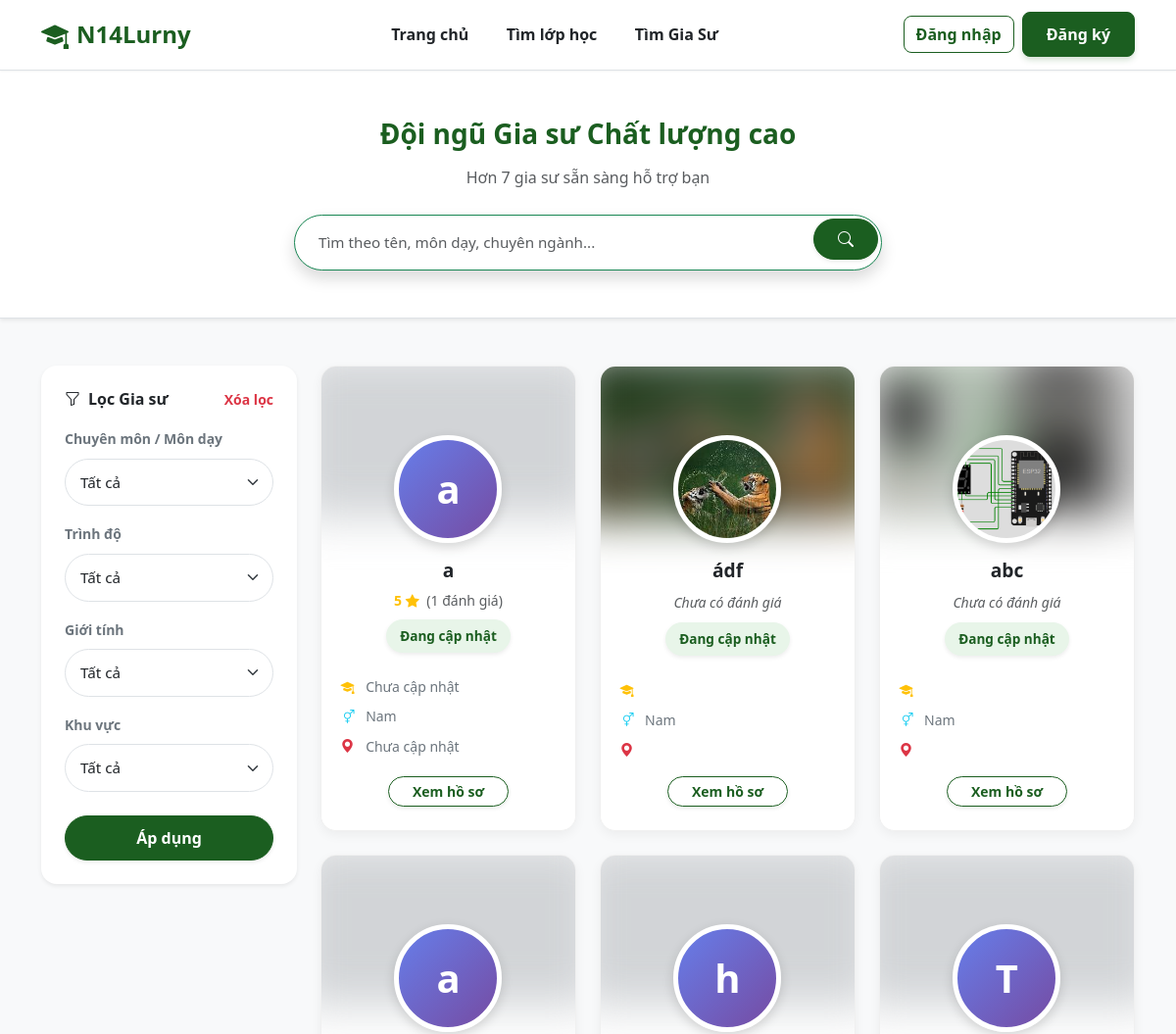
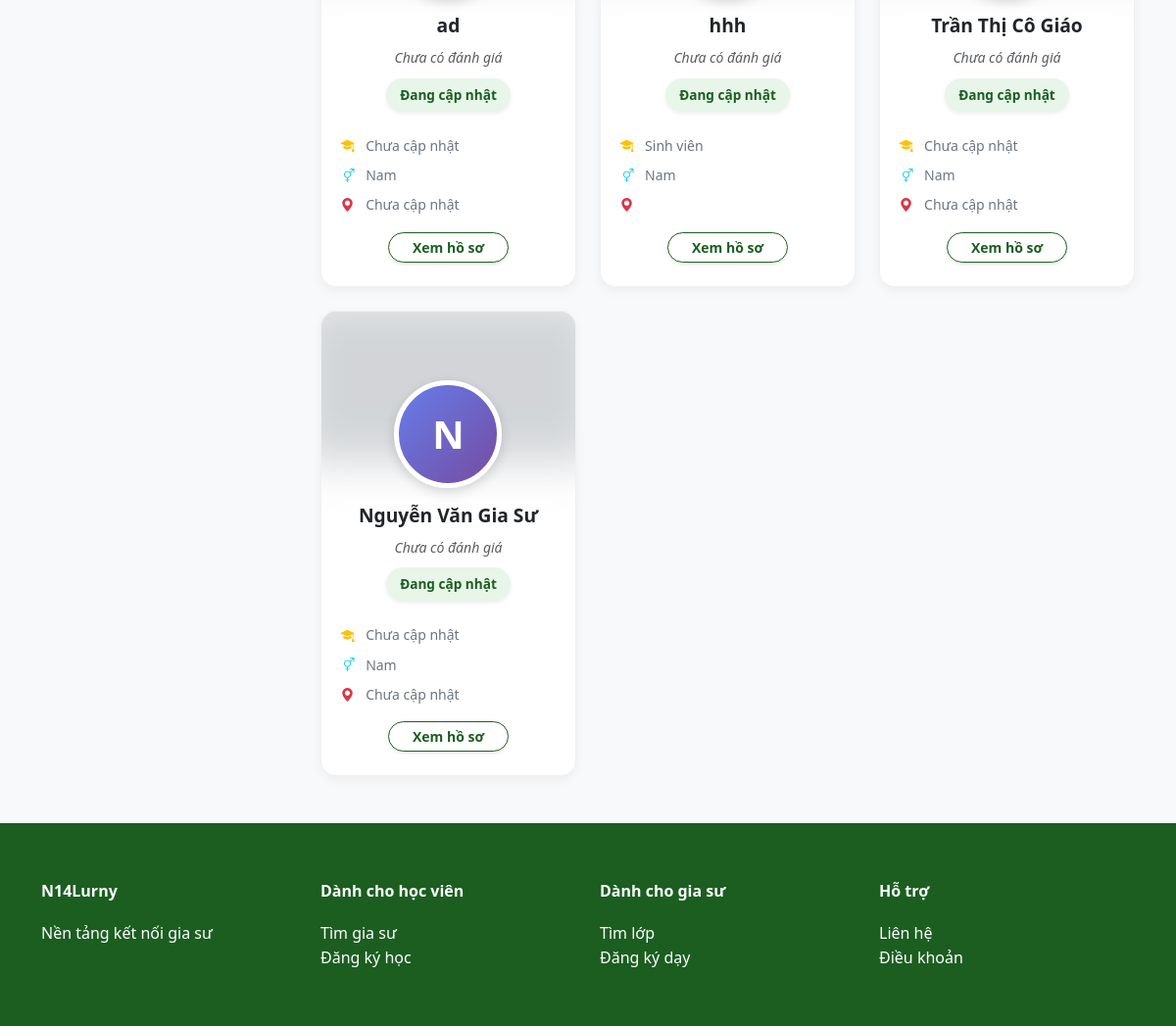
The app's page /N14Lurny/find-tutor.php, older data (2 pictures, top to bottom).
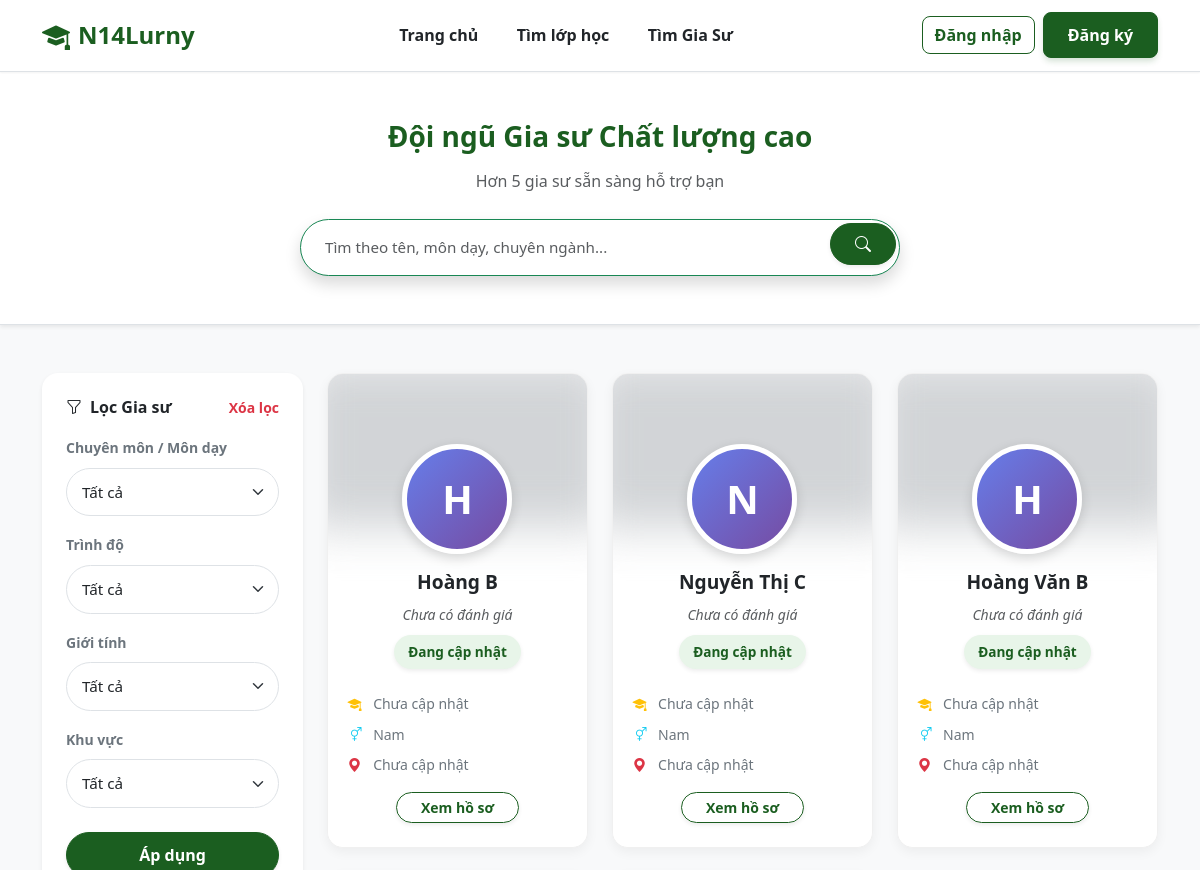
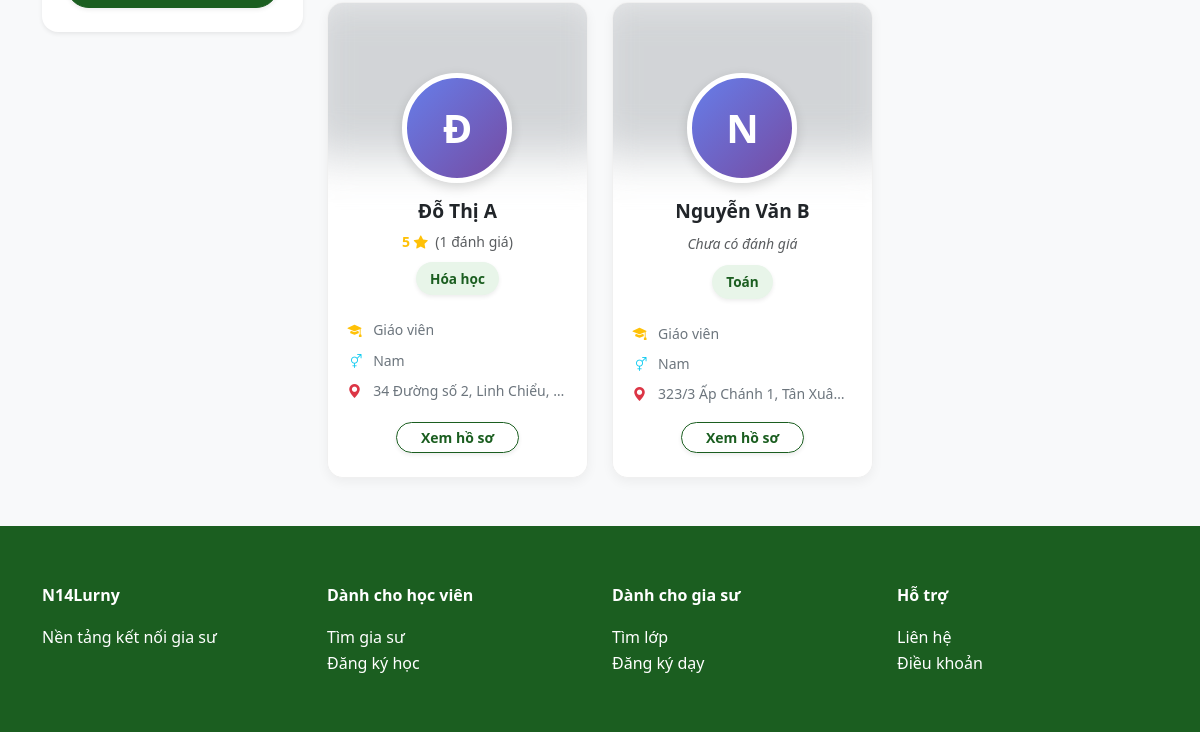
The same page, newer data (2 pictures, top to bottom).
### tables this page shows
CREATE TABLE `users` (
  `id` int(11) NOT NULL,
  `full_name` varchar(100) NOT NULL,
  `email` varchar(100) NOT NULL,
  `password` varchar(255) NOT NULL,
  `role` enum('admin','tutor','student') NOT NULL DEFAULT 'student',
  `avatar` varchar(255) DEFAULT NULL,
  `dob` date DEFAULT NULL,
  `gender` enum('Nam','Nữ','Khác') DEFAULT 'Nam',
  `phone` varchar(20) DEFAULT NULL,
  `bio` text DEFAULT NULL COMMENT 'Giới thiệu bản thân',
  `major` varchar(100) DEFAULT NULL COMMENT 'Chuyên ngành',
  `degree` varchar(100) DEFAULT NULL COMMENT 'Bằng cấp/Trình độ',
  `experience` varchar(100) DEFAULT NULL COMMENT 'Kinh nghiệm',
  `address` varchar(255) DEFAULT NULL COMMENT 'Địa chỉ/Khu vực',
  `school` varchar(255) DEFAULT NULL,
  `grade` varchar(50) DEFAULT NULL,
  `created_at` timestamp NOT NULL DEFAULT current_timestamp(),
  `warnings_count` int(11) DEFAULT 0 COMMENT 'Số lần bị cảnh cáo',
  `is_banned` tinyint(1) DEFAULT 0 COMMENT '1: Bị cấm dạy, 0: Bình thường',
  `avg_rating` float DEFAULT 0,
  `review_count` int(11) DEFAULT 0
);

### N14Lurny/find-tutor.php (the view, shortened to what the rows shown need)
<?php
require 'config/db.php';
$sql = "SELECT * FROM users WHERE role = 'tutor'";
$sql .= " ORDER BY id DESC";
$result = $conn->query($sql);
?>
<!DOCTYPE html>
<html lang="vi">
<head>
    <link href="https://cdn.jsdelivr.net/npm/bootstrap@5.3.0/dist/css/bootstrap.min.css" rel="stylesheet">
    <link href="https://cdn.jsdelivr.net/npm/bootstrap-icons@1.11.1/font/bootstrap-icons.css" rel="stylesheet">
    <link rel="stylesheet" href="assets/css/style.css">
</head>
<body class="bg-light">
<section class="py-5">
  <div class="container">
    <div class="row">
      <main class="col-lg-9">
        <?php if ($result && $result->num_rows > 0): ?>
            <div class="row g-4">
            <?php while($row = $result->fetch_assoc()):
                $avatar_url = (!empty($row['avatar']) && file_exists("assets/uploads/avatars/" . $row['avatar'])) ? "assets/uploads/avatars/" . $row['avatar'] : null;
                $initial = mb_substr($row['full_name'], 0, 1);
                $major_show = !empty($row['major']) ? $row['major'] : 'Đang cập nhật';
            ?>
                <div class="col-xl-4 col-md-6">
                    <div class="tutor-card text-center">
                        <div class="card-banner-blur" style="<?= $avatar_url ? "background-image: url('$avatar_url');" : '' ?>"></div>
                        <div class="tutor-avatar-wrapper">
                            <?php if($avatar_url): ?>
                                <img src="<?= $avatar_url ?>" class="tutor-avatar-lg">
                            <?php else: ?>
                                <div class="tutor-avatar-initial">
                                    <?= $initial ?>
                                </div>
                            <?php endif; ?>
                        </div>
                        <div class="card-body">
                            <h5 class="mb-2 text-truncate">
                                <a href="student/tutor_profile.php?id=<?= $row['id'] ?>" class="tutor-name"><?= htmlspecialchars($row['full_name']) ?></a>
                            </h5>
                            <div class="mb-2">
                                <?php
                                    $avg = isset($row['avg_rating']) && $row['avg_rating'] > 0 ? $row['avg_rating'] : 0;
                                    $count = isset($row['review_count']) && $row['review_count'] > 0 ? $row['review_count'] : 0;
                                ?>
                                <?php if($count > 0): ?>
                                    <div class="text-warning small fw-bold">
                                        <span><?= $avg ?></span> <i class="bi bi-star-fill"></i>
                                        <span class="text-muted fw-normal ms-1">(<?= $count ?> đánh giá)</span>
                                    </div>
                                <?php else: ?>
                                    <span class="small text-muted fst-italic">Chưa có đánh giá</span>
                                <?php endif; ?>
                            </div>
                            <div class="mb-4">
                                <span class="badge-major shadow-sm"><?= htmlspecialchars($major_show) ?></span>
                            </div>
                            <ul class="list-unstyled text-start small text-secondary mx-auto" style="max-width: 220px;">
                                <li class="mb-2 text-truncate" title="Trình độ"><i class="bi bi-mortarboard-fill text-warning me-2"></i> <?= htmlspecialchars($row['degree'] ?? 'Chưa cập nhật') ?></li>
                                <li class="mb-2 text-truncate" title="Giới tính"><i class="bi bi-gender-ambiguous text-info me-2"></i> <?= htmlspecialchars($row['gender']) ?></li>
                                <li class="mb-2 text-truncate" title="Khu vực"><i class="bi bi-geo-alt-fill text-danger me-2"></i> <?= htmlspecialchars($row['address'] ?? 'Chưa cập nhật') ?></li>
                            </ul>
                        </div>
                        <div class="card-footer bg-white border-0 pb-4 pt-0 text-center position-relative z-2">
                            <a href="student/tutor_profile.php?id=<?= $row['id'] ?>" class="btn btn-sm btn-outline-success rounded-pill fw-bold px-4 shadow-sm">
                                Xem hồ sơ
                            </a>
                        </div>
                    </div>
                </div>
            <?php endwhile; ?>
            </div>
        <?php endif; ?>
      </main>
    </div>
  </div>
</section>
<?php include 'includes/footer.php'; ?>
</body>
</html>

Row changes from the older to the newer data that the page shows:
removed users: full_name "a", avg_rating "5", review_count "1", major "Đang cập nhật", degree "Chưa cập nhật", gender "Nam", address "Chưa cập nhật"
removed users: avatar (picture), full_name "ádf", review_count "Chưa có đánh giá", major "Đang cập nhật", gender "Nam"
removed users: avatar (picture), full_name "abc", review_count "Chưa có đánh giá", major "Đang cập nhật", gender "Nam"
removed users: full_name "a", full_name "ad", review_count "Chưa có đánh giá", major "Đang cập nhật", degree "Chưa cập nhật", gender "Nam", address "Chưa cập nhật"
removed users: full_name "h", full_name "hhh", review_count "Chưa có đánh giá", major "Đang cập nhật", degree "Sinh viên", gender "Nam"
removed users: full_name "T", full_name "Trần Thị Cô Giáo", review_count "Chưa có đánh giá", major "Đang cập nhật", degree "Chưa cập nhật", gender "Nam", address "Chưa cập nhật"
removed users: full_name "N", full_name "Nguyễn Văn Gia Sư", review_count "Chưa có đánh giá", major "Đang cập nhật", degree "Chưa cập nhật", gender "Nam", address "Chưa cập nhật"
added users: full_name "H", full_name "Hoàng B", review_count "Chưa có đánh giá", major "Đang cập nhật", degree "Chưa cập nhật", gender "Nam", address "Chưa cập nhật"
added users: full_name "N", full_name "Nguyễn Thị C", review_count "Chưa có đánh giá", major "Đang cập nhật", degree "Chưa cập nhật", gender "Nam", address "Chưa cập nhật"
added users: full_name "H", full_name "Hoàng Văn B", review_count "Chưa có đánh giá", major "Đang cập nhật", degree "Chưa cập nhật", gender "Nam", address "Chưa cập nhật"
added users: full_name "Đ", full_name "Đỗ Thị A", avg_rating "5", review_count "1", major "Hóa học", degree "Giáo viên", gender "Nam", address "34 Đường số 2, Linh Chiểu,…"
added users: full_name "N", full_name "Nguyễn Văn B", review_count "Chưa có đánh giá", major "Toán", degree "Giáo viên", gender "Nam", address "323/3 Ấp Chánh 1, Tân Xuâ…"
Text that changed along with them:
$result->num_rows: "7" → "5"
